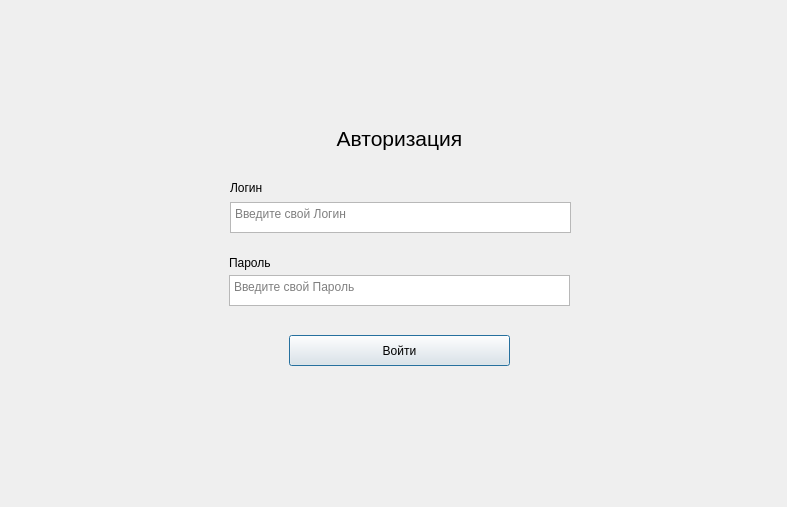
<?xml version="1.0" encoding="UTF-8"?>
<ui version="4.0">
 <class>login</class>
 <widget class="QDialog" name="login">
  <property name="geometry">
   <rect>
    <x>0</x>
    <y>0</y>
    <width>787</width>
    <height>507</height>
   </rect>
  </property>
  <property name="windowTitle">
   <string>Dialog</string>
  </property>
  <widget class="QPushButton" name="pushButton_4">
   <property name="geometry">
    <rect>
     <x>289</x>
     <y>335</y>
     <width>221</width>
     <height>31</height>
    </rect>
   </property>
   <property name="text">
    <string>Войти</string>
   </property>
  </widget>
  <widget class="QLabel" name="label">
   <property name="geometry">
    <rect>
     <x>19</x>
     <y>125</y>
     <width>761</width>
     <height>28</height>
    </rect>
   </property>
   <property name="text">
    <string>&lt;html&gt;&lt;head/&gt;&lt;body&gt;&lt;p align=&quot;center&quot;&gt;&lt;span style=&quot; font-size:16pt;&quot;&gt;Авторизация&lt;/span&gt;&lt;/p&gt;&lt;/body&gt;&lt;/html&gt;</string>
   </property>
  </widget>
  <widget class="QTextEdit" name="textEdit">
   <property name="geometry">
    <rect>
     <x>230</x>
     <y>202</y>
     <width>341</width>
     <height>31</height>
    </rect>
   </property>
   <property name="html">
    <string>&lt;!DOCTYPE HTML PUBLIC &quot;-//W3C//DTD HTML 4.0//EN&quot; &quot;http://www.w3.org/TR/REC-html40/strict.dtd&quot;&gt;
&lt;html&gt;&lt;head&gt;&lt;meta name=&quot;qrichtext&quot; content=&quot;1&quot; /&gt;&lt;meta charset=&quot;utf-8&quot; /&gt;&lt;style type=&quot;text/css&quot;&gt;
p, li { white-space: pre-wrap; }
hr { height: 1px; border-width: 0; }
li.unchecked::marker { content: &quot;\2610&quot;; }
li.checked::marker { content: &quot;\2612&quot;; }
&lt;/style&gt;&lt;/head&gt;&lt;body style=&quot; font-family:'Segoe UI'; font-size:9pt; font-weight:400; font-style:normal;&quot;&gt;
&lt;p style=&quot;-qt-paragraph-type:empty; margin-top:0px; margin-bottom:0px; margin-left:0px; margin-right:0px; -qt-block-indent:0; text-indent:0px;&quot;&gt;&lt;br /&gt;&lt;/p&gt;&lt;/body&gt;&lt;/html&gt;</string>
   </property>
   <property name="placeholderText">
    <string>Введите свой Логин</string>
   </property>
  </widget>
  <widget class="QTextEdit" name="textEdit_2">
   <property name="geometry">
    <rect>
     <x>229</x>
     <y>275</y>
     <width>341</width>
     <height>31</height>
    </rect>
   </property>
   <property name="baseSize">
    <size>
     <width>0</width>
     <height>0</height>
    </size>
   </property>
   <property name="markdown">
    <string/>
   </property>
   <property name="html">
    <string>&lt;!DOCTYPE HTML PUBLIC &quot;-//W3C//DTD HTML 4.0//EN&quot; &quot;http://www.w3.org/TR/REC-html40/strict.dtd&quot;&gt;
&lt;html&gt;&lt;head&gt;&lt;meta name=&quot;qrichtext&quot; content=&quot;1&quot; /&gt;&lt;meta charset=&quot;utf-8&quot; /&gt;&lt;style type=&quot;text/css&quot;&gt;
p, li { white-space: pre-wrap; }
hr { height: 1px; border-width: 0; }
li.unchecked::marker { content: &quot;\2610&quot;; }
li.checked::marker { content: &quot;\2612&quot;; }
&lt;/style&gt;&lt;/head&gt;&lt;body style=&quot; font-family:'Segoe UI'; font-size:9pt; font-weight:400; font-style:normal;&quot;&gt;
&lt;p style=&quot;-qt-paragraph-type:empty; margin-top:0px; margin-bottom:0px; margin-left:0px; margin-right:0px; -qt-block-indent:0; text-indent:0px;&quot;&gt;&lt;br /&gt;&lt;/p&gt;&lt;/body&gt;&lt;/html&gt;</string>
   </property>
   <property name="placeholderText">
    <string>Введите свой Пароль</string>
   </property>
  </widget>
  <widget class="QLabel" name="label_3">
   <property name="geometry">
    <rect>
     <x>229</x>
     <y>255</y>
     <width>42</width>
     <height>16</height>
    </rect>
   </property>
   <property name="text">
    <string>Пароль</string>
   </property>
  </widget>
  <widget class="QLabel" name="label_2">
   <property name="geometry">
    <rect>
     <x>230</x>
     <y>180</y>
     <width>34</width>
     <height>16</height>
    </rect>
   </property>
   <property name="text">
    <string>Логин</string>
   </property>
  </widget>
 </widget>
 <resources/>
 <connections/>
</ui>
